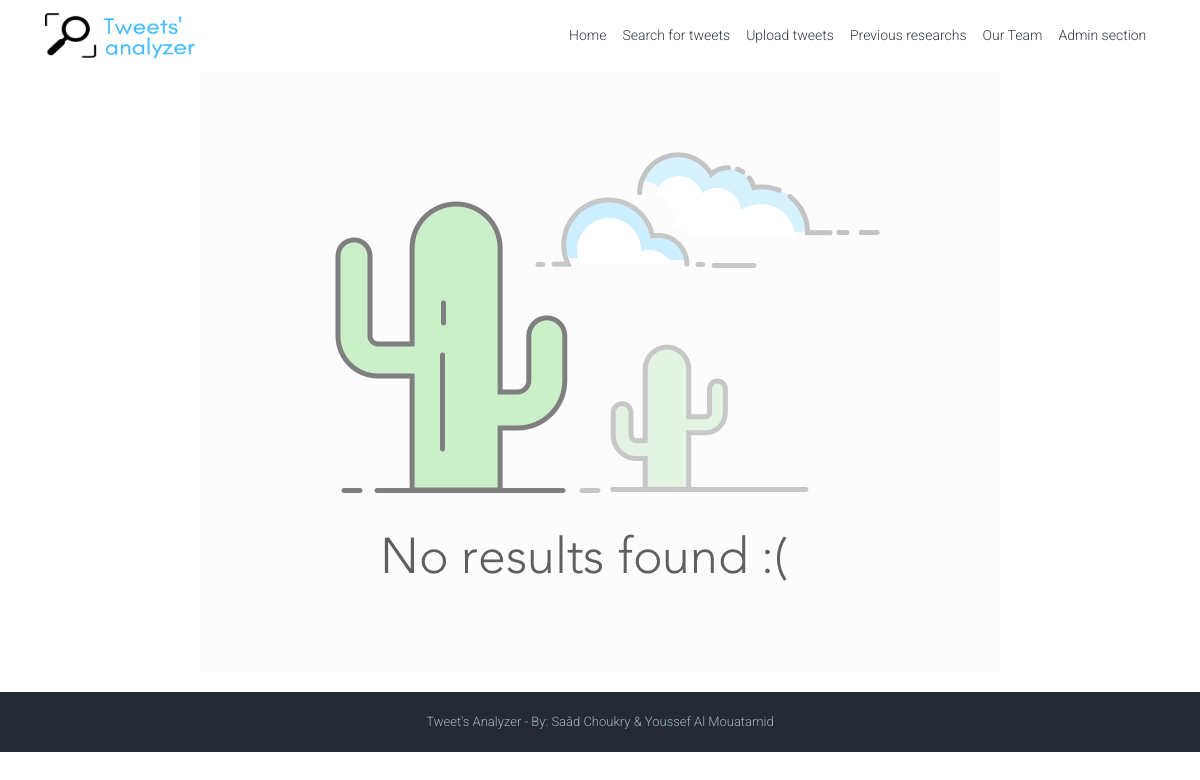
Page /previousResearches/ on the earlier database version.
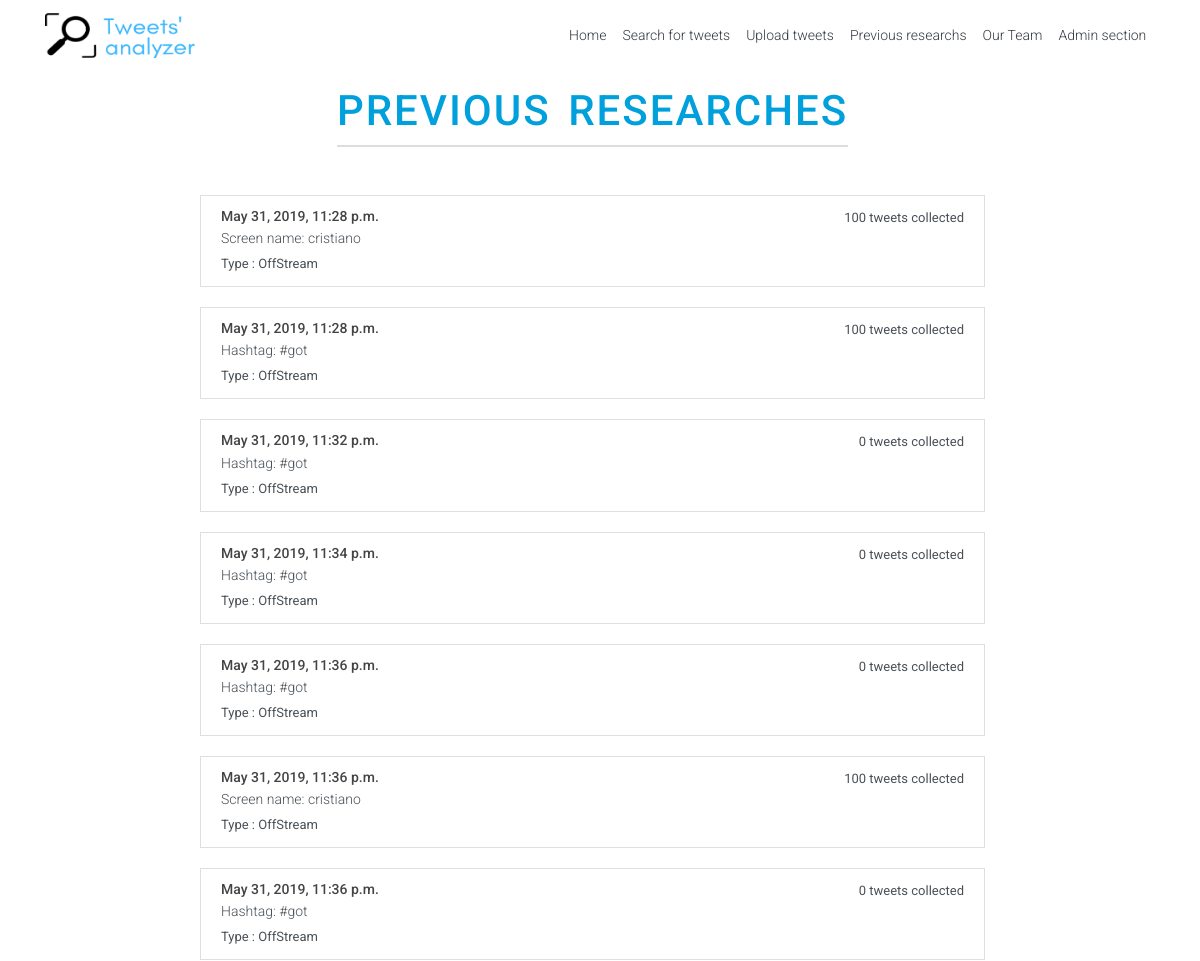
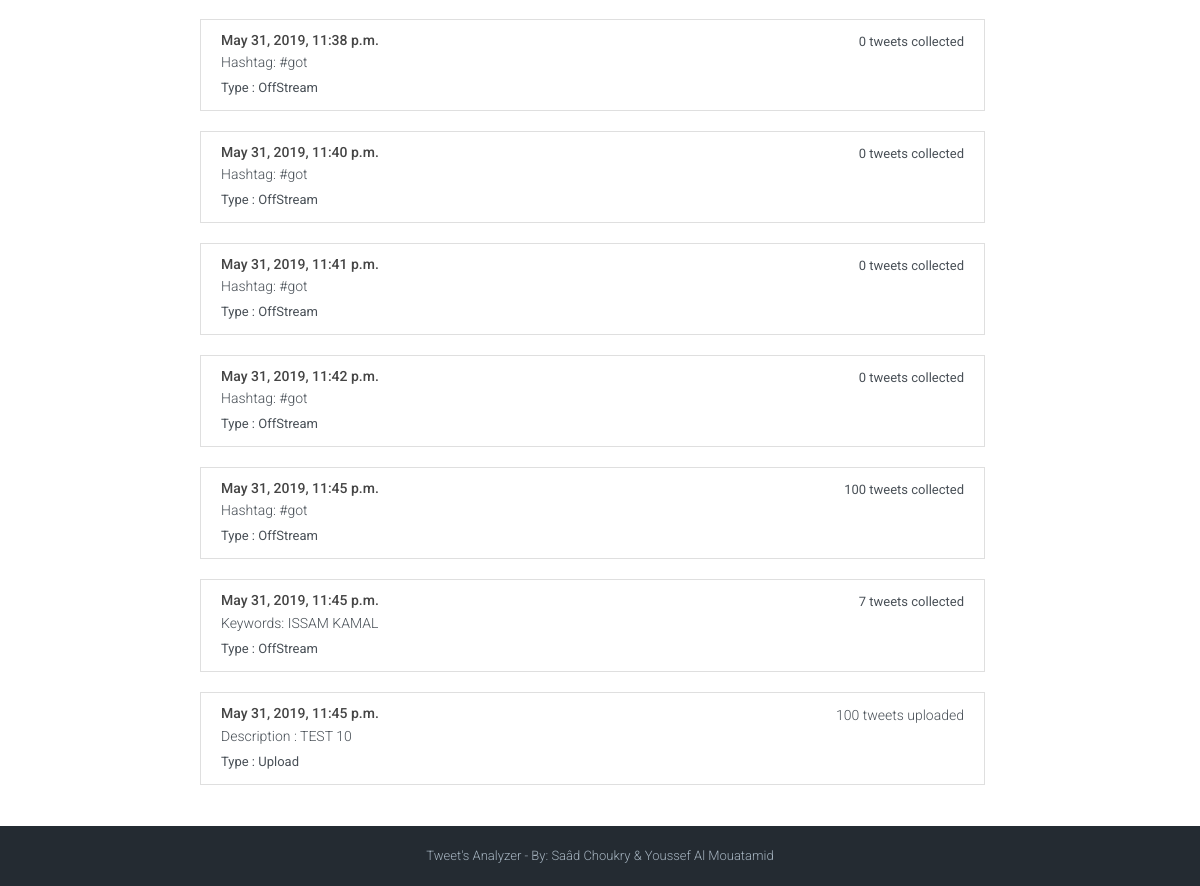
Same page on the later database version (2 pictures, top to bottom).
### search/models.py (models this page shows, shortened)
class research(models.Model):
    researchId = models.AutoField(primary_key=True)
    researchType = models.ForeignKey(researchType, on_delete=models.CASCADE, null=True)
    researchDate = models.DateTimeField(default=timezone.now())
    numberOfTweets = models.IntegerField(default=0)
    ratio = models.IntegerField(default=0)
    resultsFileName = models.TextField(default='static/collected_data/default.json')
    numberOfNodes = models.IntegerField(default=0)
    executionDuration = models.FloatField(default=0)
    @property
    def getScreenName(self):
        researchByScreenName = ByScreenName.objects.get(researchId=self.researchId)
        return researchByScreenName.screen
    @property
    def getKeywords2(self):
        researchByKeywords = ByKeywords.objects.get(researchId=self.researchId)
        return researchByKeywords.keywords1
    @property
    def getHashtags(self):
        researchByHashtags = ByHashtags.objects.get(researchId=self.researchId)
        return researchByHashtags.tag
    def getDescription(self):
        upload = uploadedTweets.objects.get(researchId=self.researchId)
        return upload.description
    class Meta:
        verbose_name = "Research"
        verbose_name_plural = "Researches"
        ordering = ["researchDate"]

class offStreamResearch(research):
    since = models.DateField(default=timezone.now(), blank=True)
    count = models.IntegerField(default=0, blank=True)

class ByScreenName(offStreamResearch):
    screen = models.TextField(default=" ", max_length=100, blank=True)
    class Meta:
        verbose_name = "Research by screen name"
        verbose_name_plural = "Researches by screen name"

class researchType(models.Model):
    researchTypes = (('Stream', 'Stream'), ('OffStream', 'OffStream'), ('Upload', 'Upload'))
    type = models.CharField(default='Stream', choices=researchTypes, max_length=10)
    class Meta:
        verbose_name = 'Research Type'

class ByHashtags(offStreamResearch):
    tag = models.TextField(default="", max_length=100, blank=True)
    class Meta:
        verbose_name = "Research by hashtags"
        verbose_name_plural = "Researches by hashtags"

class ByKeywords(offStreamResearch):
    keywords1 = models.TextField(default="", max_length=100, blank=True)
    class Meta:
        verbose_name = "Research by keywords"
        verbose_name_plural = "Researches by keywords"

class uploadedTweets(research):
    jsonFile = models.FileField(upload_to='static/uploaded_data/', max_length=100, default='')
    description = models.TextField(default='')

### search/views.py (the view)
# urls.py: path('previousResearches/',searchViews.previous, name='PreviousResearches'),
def previous(request):
    previousResearches = research.objects.all()
    return render(request, 'template1/previous.html', locals())

### templates/template1/previous.html (shortened to what this page needs)
{% extends 'template1/base.html' %}
{% block previousResearches %}
        <div class="col-8 list-group " style="margin: auto;">
        {% if previousResearches %}
             <div class="section-headlines mb-5 mt-3">
                <h4 class="mb-0">Previous researches</h4>
            </div>
            {% for research in previousResearches %}
                <a href="{% url 'results' research_id=research.researchId %}" class="list-group-item list-group-item-action flex-column align-items-start">
                    <div class="d-flex w-100 justify-content-between">
                        <h5 class="mb-1">
                            {{ research.researchDate }}
                        </h5>
                        {% if research.researchType.type == "Upload" %}
                        {{ research.numberOfTweets }} tweets uploaded
                        {% else %}
                        <small>{{ research.numberOfTweets }} tweets collected </small>
                        {% endif %}
                    </div>
                <p class="mb-1">
                {% if research.researchType.type == "Stream" %}
                    Keywords: {{ research.getKeywords }}
                {% elif research.researchType.type == "OffStream" %}
                    {% if research.getKeywords2 %}
                        Keywords: {{ research.getKeywords2 }}
                    {% elif research.getScreenName %}
                        Screen name: {{ research.getScreenName }}
                    {% else %}
                        Hashtag: {{ research.getHashtags }}
                    {% endif %}
                {% else %}
                    Description : {{ research.getDescription }}
                {% endif %}
                </p>
                    <small>Type : {{ research.researchType.type }}</small>
                </a>
                <br class="gap-70">
            {% endfor %}
        </div>
    {% else %}
        <div class="m-auto mb-0">
            <img src="../../static/images/no_results_found.png">
        </div>
    {% endif %}
    <br class="gap-70">
    </div>
{% endblock %}

Differences in the rows shown:
added research: researchDate "May 31, 2019, 11:28 p.m.", numberOfTweets "100", getScreenName "cristiano", researchType.type "OffStream"
added research: researchDate "May 31, 2019, 11:28 p.m.", numberOfTweets "100", getHashtags "#got", researchType.type "OffStream"
added research: researchDate "May 31, 2019, 11:32 p.m.", numberOfTweets "0", getHashtags "#got", researchType.type "OffStream"
added research: researchDate "May 31, 2019, 11:34 p.m.", numberOfTweets "0", getHashtags "#got", researchType.type "OffStream"
added research: researchDate "May 31, 2019, 11:36 p.m.", numberOfTweets "0", getHashtags "#got", researchType.type "OffStream"
added research: researchDate "May 31, 2019, 11:36 p.m.", numberOfTweets "100", getScreenName "cristiano", researchType.type "OffStream"
added research: researchDate "May 31, 2019, 11:36 p.m.", numberOfTweets "0", getHashtags "#got", researchType.type "OffStream"
added research: researchDate "May 31, 2019, 11:38 p.m.", numberOfTweets "0", getHashtags "#got", researchType.type "OffStream"
added research: researchDate "May 31, 2019, 11:40 p.m.", numberOfTweets "0", getHashtags "#got", researchType.type "OffStream"
added research: researchDate "May 31, 2019, 11:41 p.m.", numberOfTweets "0", getHashtags "#got", researchType.type "OffStream"
added research: researchDate "May 31, 2019, 11:42 p.m.", numberOfTweets "0", getHashtags "#got", researchType.type "OffStream"
added research: researchDate "May 31, 2019, 11:45 p.m.", numberOfTweets "100", getHashtags "#got", researchType.type "OffStream"
added research: researchDate "May 31, 2019, 11:45 p.m.", numberOfTweets "7", getKeywords2 "ISSAM KAMAL", researchType.type "OffStream"
added research: researchDate "May 31, 2019, 11:45 p.m.", numberOfTweets "100", getDescription "TEST 10", researchType.type "Upload"
Other differences:
text now shown: "PREVIOUS RESEARCHES"
